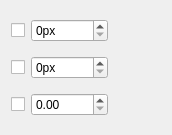
<?xml version="1.0" encoding="UTF-8"?>
<ui version="4.0">
 <class>WdgRectangleConstraints</class>
 <widget class="QWidget" name="WdgRectangleConstraints">
  <property name="geometry">
   <rect>
    <x>0</x>
    <y>0</y>
    <width>172</width>
    <height>135</height>
   </rect>
  </property>
  <property name="sizePolicy">
   <sizepolicy hsizetype="Minimum" vsizetype="Minimum">
    <horstretch>0</horstretch>
    <verstretch>0</verstretch>
   </sizepolicy>
  </property>
  <property name="windowTitle">
   <string>Size</string>
  </property>
  <layout class="QGridLayout" name="gridLayout">
   <item row="3" column="0">
    <widget class="QCheckBox" name="chkRatio">
     <property name="toolTip">
      <string>Lock aspect ratio</string>
     </property>
     <property name="text">
      <string/>
     </property>
    </widget>
   </item>
   <item row="0" column="1">
    <widget class="QSpinBox" name="intWidth">
     <property name="toolTip">
      <string>Width</string>
     </property>
     <property name="suffix">
      <string>px</string>
     </property>
     <property name="maximum">
      <number>99999</number>
     </property>
    </widget>
   </item>
   <item row="3" column="1">
    <widget class="QDoubleSpinBox" name="doubleRatio">
     <property name="toolTip">
      <string>Aspect ratio</string>
     </property>
     <property name="maximum">
      <double>10000.000000000000000</double>
     </property>
     <property name="singleStep">
      <double>0.100000000000000</double>
     </property>
    </widget>
   </item>
   <item row="1" column="1">
    <widget class="QSpinBox" name="intHeight">
     <property name="toolTip">
      <string>Height</string>
     </property>
     <property name="suffix">
      <string>px</string>
     </property>
     <property name="maximum">
      <number>99999</number>
     </property>
    </widget>
   </item>
   <item row="0" column="0">
    <widget class="QCheckBox" name="chkWidth">
     <property name="toolTip">
      <string>Lock width</string>
     </property>
     <property name="text">
      <string/>
     </property>
    </widget>
   </item>
   <item row="1" column="0">
    <widget class="QCheckBox" name="chkHeight">
     <property name="toolTip">
      <string>Lock height</string>
     </property>
     <property name="text">
      <string/>
     </property>
    </widget>
   </item>
   <item row="1" column="2">
    <spacer name="horizontalSpacer">
     <property name="orientation">
      <enum>Qt::Horizontal</enum>
     </property>
     <property name="sizeHint" stdset="0">
      <size>
       <width>40</width>
       <height>20</height>
      </size>
     </property>
    </spacer>
   </item>
  </layout>
 </widget>
 <resources/>
 <connections/>
</ui>
